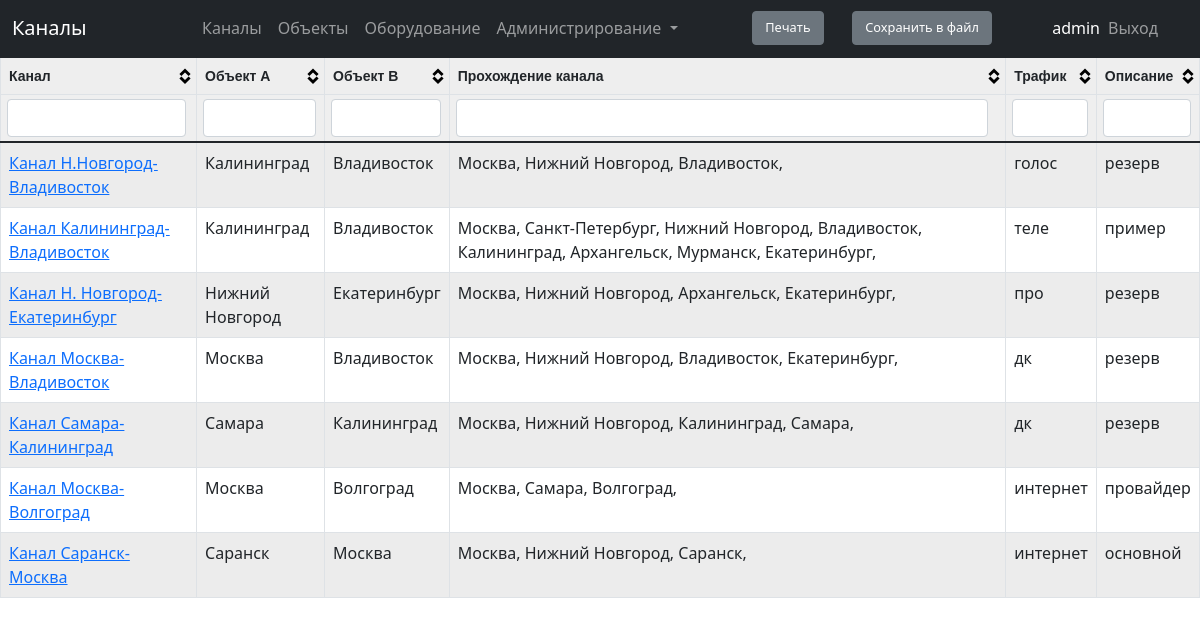
Page /scheme/channels (signed in) on the earlier database version.
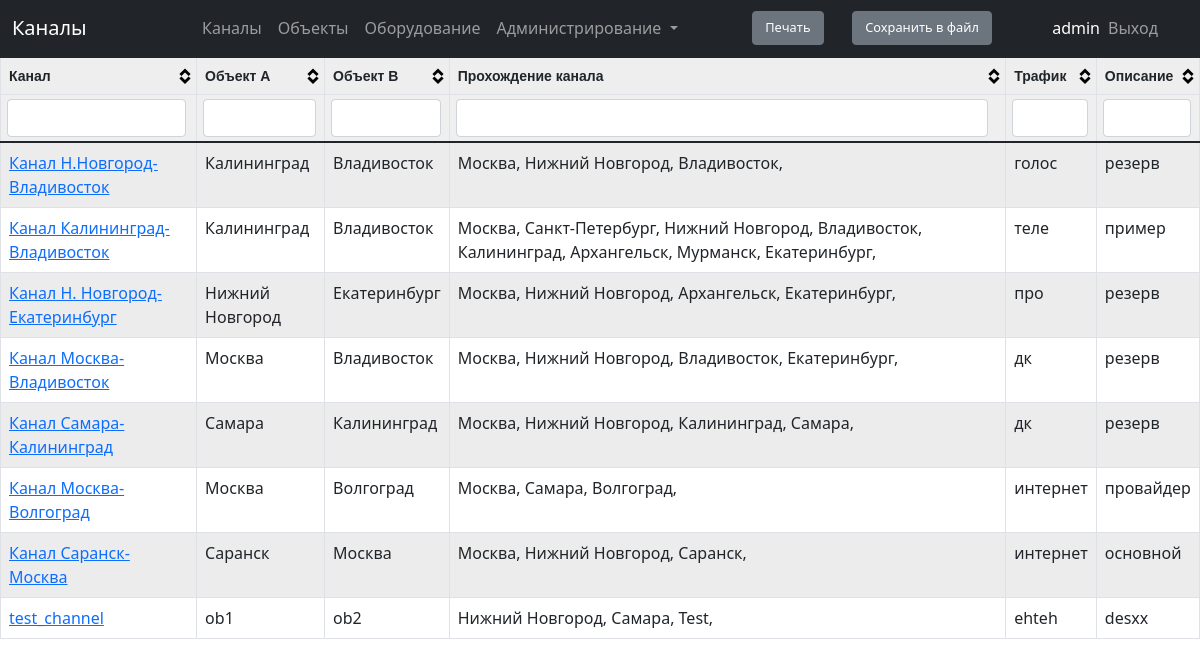
Same page on the later database version.
### scheme/models.py (models this page shows, shortened)
class Channels(models.Model):
    channel_name = models.CharField(max_length=300, unique=True, verbose_name='Наименование канала')
    object_a = models.CharField(max_length=100, verbose_name='Объект А')
    object_b = models.CharField(max_length=100, verbose_name='Объект Б')
    traffic = models.CharField(max_length=30, verbose_name='Трафик', blank=True)
    description = models.CharField(max_length=3000, verbose_name='Описание', blank=True)
    equipment_connect = models.ManyToManyField ('Equipment',
                        related_name='equipmentcon', verbose_name='Оборудование')
    class Meta:
            verbose_name = 'Канал'
            verbose_name_plural = 'Каналы'

class Locations(models.Model):
    location = models.CharField(max_length=100, unique=True, verbose_name='Название объекта')
    address = models.CharField(max_length=300, verbose_name='Адрес объекта', blank=True)
    class Meta:
        verbose_name = 'Объекты'
        verbose_name_plural = 'Объекты'
    def __str__(self):
        return self.location

### scheme/views.py (the view)
# urls.py: path('channels', permission_required('scheme.view_channels')(views.ChannelsView), name='url_channels'),
def ChannelsView(request):
    channels= Channels.objects.all()
    context_object_name = 'channels'
    return render (request, 'scheme/channels.html',{'channels': channels})

### scheme/templates/scheme/channels.html (shortened to what this page needs)
{% extends 'main/index.html' %}
{% block title %} Каналы {% endblock %}
{% block content %}
  <table id='tblData'>
        <thead>
            <th>Канал</th>
            <th>Объект А</th>
            <th>Объект B</th>
            <th>Прохождение канала</th>
            <th>Трафик</th>
            <th>Описание</th>
        </thead>
        <tbody>
        {% for i in channels %}
        <tr>
            <td><a href="{% url 'url_channel_detail_view' i.id %}">{{i.channel_name}}</a></td>
            <td>{{i.object_a}}</td>
            <td>{{i.object_b}}</td>
            <td>
            {% regroup i.equipment_connect.all by locations_connect as locations_list %}
                {% for locations_connect in locations_list %}
                {{ locations_connect.grouper }},
                {%endfor%}
            </td>
            <td>{{i.traffic}}</td>
            <td>{{i.description}}</td>
        </tr>
        {%endfor%}
        </tbody>
    </table>
{% endblock%}

Differences in the rows shown:
added Channels: channel_name "test_channel", object_a "ob1", object_b "ob2", traffic "ehteh", description "desxx", Locations (grouper "Нижний Новгород"), Locations (grouper "Самара")
added Locations: grouper "Test", shown under "test_channel"
